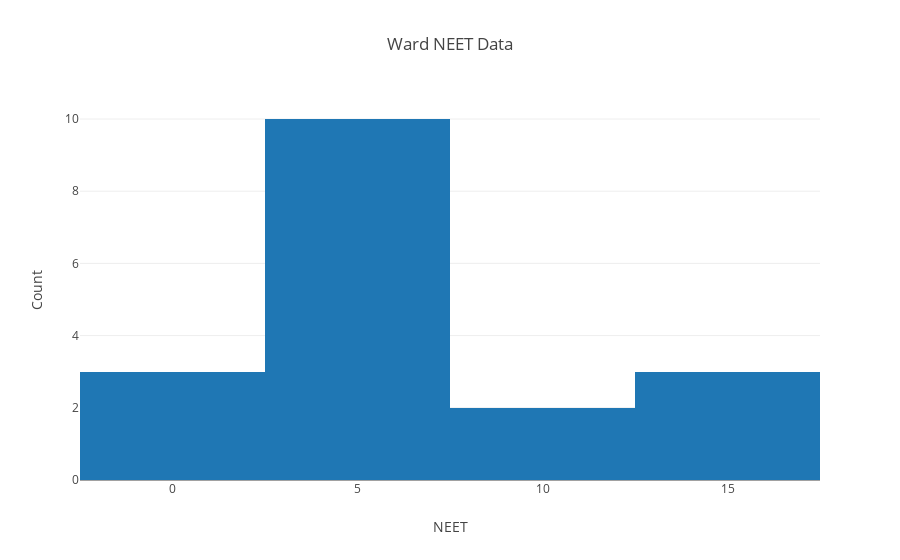

This figure's notebook cell:
### Code cell
data = [go.Histogram(x = df['NEET'])]
layout = go.Layout(
title ='Ward NEET Data',
xaxis=dict(title='NEET'),
yaxis=dict(title='Count'))
fig = go.Figure(data=data, layout=layout)
#plotly.offline.plot(fig) # Use this for creating a html file
plotly.offline.iplot(fig)

### Figure 1 — Plotly figure (JSON) as saved in the notebook; plotly's stock layout.template omitted (floating-point values rounded to 4 significant figures)
{"data": [{"type": "histogram", "x": [3.85, 2.56, 3.85, 2.56, 1.28, 2.56, 5.13, 12.82, 1.28, 2.56, 15.38, 5.13, 14.1, 3.85, 7.69, 6.41, 8.97, 0]}], "layout": {"title": "Ward NEET Data", "xaxis": {"title": "NEET"}, "yaxis": {"title": "Count"}}}
